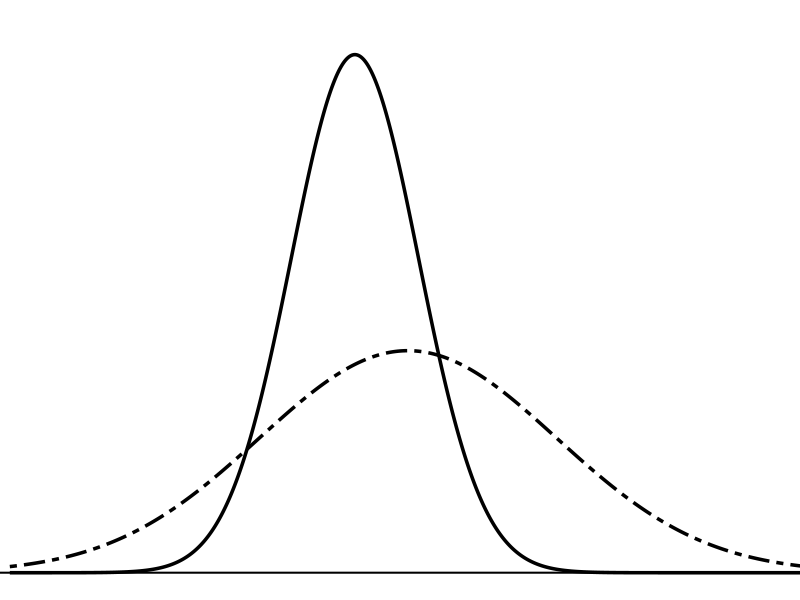
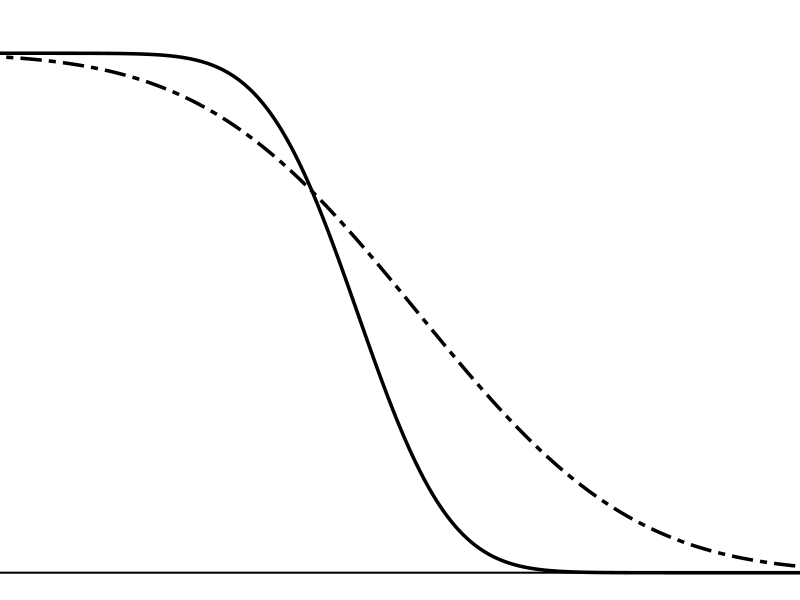

The R source for these figures, in order:
library(ggplot2)

## -----------------------------
## 1. parameters
## -----------------------------
mu1 <- -0.5
sd1 <- 1.2  # smaller dispersion

mu2 <- 0.5
sd2 <- 2.8   # larger dispersion

x <- seq(-7, 8, length.out = 1000)

## -----------------------------
## 2. data for pdf and Sf
## -----------------------------
df_pdf <- data.frame(
  x = rep(x, 2),
  y = c(dnorm(x, mean = mu1, sd = sd1),
        dnorm(x, mean = mu2, sd = sd2)),
  group = factor(rep(c("1", "2"), each = length(x)))
)

df_sf <- data.frame(
  x = rep(x, 2),
  y = c(pnorm(x, mean = mu1, sd = sd1, lower.tail = FALSE),
        pnorm(x, mean = mu2, sd = sd2, lower.tail = FALSE)),
  group = factor(rep(c("1", "2"), each = length(x)))
)

## -----------------------------
## 3. pdf plot
## -----------------------------
p_pdf <- ggplot(df_pdf, aes(x = x, y = y, linetype = group)) +
  geom_line(linewidth = 1.2) +
  geom_hline(yintercept = 0, linewidth = 0.7) + 
  scale_linetype_manual(values = c("solid", "twodash")) +
  coord_cartesian(
    xlim = c(-6.5, 7.2),
    ylim = c(0, 0.35)
  ) +
  #labs(title = "Underlying Density Functions") +
  theme_void() +
  theme(
    plot.title = element_text(hjust = 0.5, size = 14, face = "bold"),
    legend.position = "none"
  )

## -----------------------------
## 4. Sf plot
## -----------------------------
p_sf <- ggplot(df_sf, aes(x = x, y = y, linetype = group)) +
  geom_line(linewidth = 1.2) +
  geom_hline(yintercept = 0, linewidth = 0.7) + 
  scale_linetype_manual(values = c("solid", "twodash")) +
  coord_cartesian(
    xlim = c(-5.8, 6.2),
    ylim = c(0, 1.05)
  ) +
  #labs(title = "Underlying Survival Functions") +
  theme_void() +
  theme(
    plot.title = element_text(hjust = 0.5, size = 14, face = "bold"),
    legend.position = "none"
  )

## -----------------------------
## 5. print separately
## -----------------------------
p_pdf
p_sf
